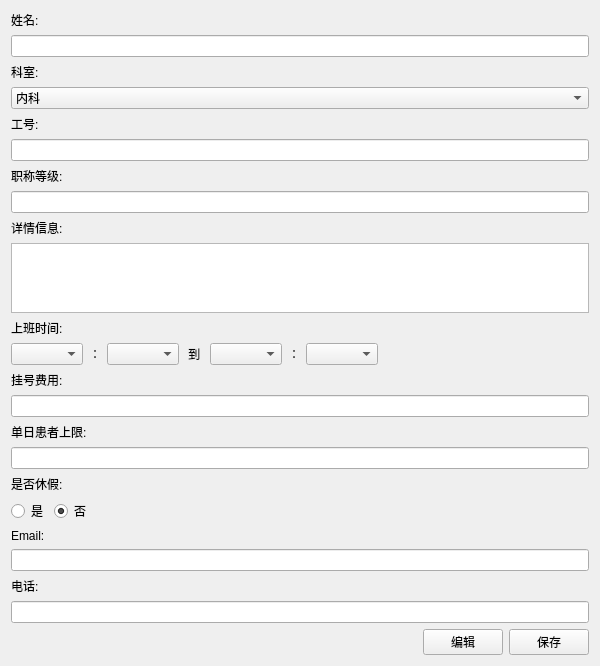
<?xml version="1.0" encoding="UTF-8"?>
<ui version="4.0">
 <class>DoctorProfilePage</class>
 <widget class="QWidget" name="DoctorProfilePage">
  <property name="geometry">
   <rect>
    <x>0</x>
    <y>0</y>
    <width>600</width>
    <height>550</height>
   </rect>
  </property>
  <property name="windowTitle">
   <string>医生个人信息</string>
  </property>
  <layout class="QVBoxLayout" name="mainLayout">
   <item>
    <layout class="QFormLayout" name="formLayout">
     <property name="labelAlignment">
      <set>Qt::AlignRight|Qt::AlignTrailing|Qt::AlignVCenter</set>
     </property>
     <property name="rowWrapPolicy">
      <enum>QFormLayout::WrapAllRows</enum>
     </property>
     <item row="0" column="0">
      <widget class="QLabel" name="label_1">
       <property name="text">
        <string>姓名:</string>
       </property>
      </widget>
     </item>
     <item row="0" column="1">
      <widget class="QLineEdit" name="nameInput"/>
     </item>
     <item row="1" column="0">
      <widget class="QLabel" name="label_2">
       <property name="text">
        <string>科室:</string>
       </property>
      </widget>
     </item>
     <item row="1" column="1">
      <widget class="QComboBox" name="departmentInput">
       <item>
        <property name="text">
         <string>内科</string>
        </property>
       </item>
       <item>
        <property name="text">
         <string>外科</string>
        </property>
       </item>
       <item>
        <property name="text">
         <string>妇产科</string>
        </property>
       </item>
       <item>
        <property name="text">
         <string>儿科</string>
        </property>
       </item>
       <item>
        <property name="text">
         <string>眼科</string>
        </property>
       </item>
       <item>
        <property name="text">
         <string>耳鼻喉科</string>
        </property>
       </item>
       <item>
        <property name="text">
         <string>口腔科</string>
        </property>
       </item>
       <item>
        <property name="text">
         <string>皮肤性病科</string>
        </property>
       </item>
       <item>
        <property name="text">
         <string>精神心理科</string>
        </property>
       </item>
       <item>
        <property name="text">
         <string>肛肠科</string>
        </property>
       </item>
      </widget>
     </item>
     <item row="2" column="0">
      <widget class="QLabel" name="label_3">
       <property name="text">
        <string>工号:</string>
       </property>
      </widget>
     </item>
     <item row="2" column="1">
      <widget class="QLineEdit" name="employeeNoInput"/>
     </item>
     <item row="3" column="0">
      <widget class="QLabel" name="label_4">
       <property name="text">
        <string>职称等级:</string>
       </property>
      </widget>
     </item>
     <item row="3" column="1">
      <widget class="QLineEdit" name="titleInput"/>
     </item>
     <item row="4" column="0">
      <widget class="QLabel" name="label_5">
       <property name="text">
        <string>详情信息:</string>
       </property>
      </widget>
     </item>
     <item row="4" column="1">
      <widget class="QTextEdit" name="detailInput"/>
     </item>
     <item row="5" column="0">
      <widget class="QLabel" name="label_6">
       <property name="text">
        <string>上班时间:</string>
       </property>
      </widget>
     </item>
     <item row="5" column="1">
      <layout class="QHBoxLayout" name="workingTimeLayout">
       <item>
        <widget class="QComboBox" name="startHourCombo"/>
       </item>
       <item>
        <widget class="QLabel" name="label_11">
         <property name="text">
          <string>：</string>
         </property>
        </widget>
       </item>
       <item>
        <widget class="QComboBox" name="startMinuteCombo"/>
       </item>
       <item>
        <widget class="QLabel" name="label_12">
         <property name="text">
          <string> 到 </string>
         </property>
        </widget>
       </item>
       <item>
        <widget class="QComboBox" name="endHourCombo"/>
       </item>
       <item>
        <widget class="QLabel" name="label_13">
         <property name="text">
          <string>：</string>
         </property>
        </widget>
       </item>
       <item>
        <widget class="QComboBox" name="endMinuteCombo"/>
       </item>
       <item>
        <spacer name="horizontalSpacer_2">
         <property name="orientation">
          <enum>Qt::Horizontal</enum>
         </property>
         <property name="sizeHint" stdset="0">
          <size>
           <width>40</width>
           <height>20</height>
          </size>
         </property>
        </spacer>
       </item>
      </layout>
     </item>
     <item row="6" column="0">
      <widget class="QLabel" name="label_7">
       <property name="text">
        <string>挂号费用:</string>
       </property>
      </widget>
     </item>
     <item row="6" column="1">
      <widget class="QLineEdit" name="registrationFeeInput"/>
     </item>
     <item row="7" column="0">
      <widget class="QLabel" name="label_8">
       <property name="text">
        <string>单日患者上限:</string>
       </property>
      </widget>
     </item>
     <item row="7" column="1">
      <widget class="QLineEdit" name="dailyLimitInput"/>
     </item>
     <item row="8" column="0">
      <widget class="QLabel" name="label_9">
       <property name="text">
        <string>是否休假:</string>
       </property>
      </widget>
     </item>
     <item row="8" column="1">
      <layout class="QHBoxLayout" name="vacationLayout">
       <item>
        <widget class="QRadioButton" name="vacationYes">
         <property name="text">
          <string>是</string>
         </property>
        </widget>
       </item>
       <item>
        <widget class="QRadioButton" name="vacationNo">
         <property name="text">
          <string>否</string>
         </property>
         <property name="checked">
          <bool>true</bool>
         </property>
        </widget>
       </item>
       <item>
        <spacer name="horizontalSpacer">
         <property name="orientation">
          <enum>Qt::Horizontal</enum>
         </property>
         <property name="sizeHint" stdset="0">
          <size>
           <width>40</width>
           <height>20</height>
          </size>
         </property>
        </spacer>
       </item>
      </layout>
     </item>
     <item row="9" column="0">
      <widget class="QLabel" name="label_10">
       <property name="text">
        <string>Email:</string>
       </property>
      </widget>
     </item>
     <item row="9" column="1">
      <widget class="QLineEdit" name="emailInput"/>
     </item>
     <item row="10" column="0">
      <widget class="QLabel" name="label_14">
       <property name="text">
        <string>电话:</string>
       </property>
      </widget>
     </item>
     <item row="10" column="1">
      <widget class="QLineEdit" name="phoneInput"/>
     </item>
    </layout>
   </item>
   <item>
    <layout class="QHBoxLayout" name="buttonLayout">
     <item>
      <spacer name="horizontalSpacer_3">
       <property name="orientation">
        <enum>Qt::Horizontal</enum>
       </property>
       <property name="sizeHint" stdset="0">
        <size>
         <width>40</width>
         <height>20</height>
        </size>
       </property>
      </spacer>
     </item>
     <item>
      <widget class="QPushButton" name="editButton">
       <property name="text">
        <string>编辑</string>
       </property>
      </widget>
     </item>
     <item>
      <widget class="QPushButton" name="saveButton">
       <property name="text">
        <string>保存</string>
       </property>
      </widget>
     </item>
    </layout>
   </item>
  </layout>
 </widget>
 <resources/>
 <connections/>
</ui>
